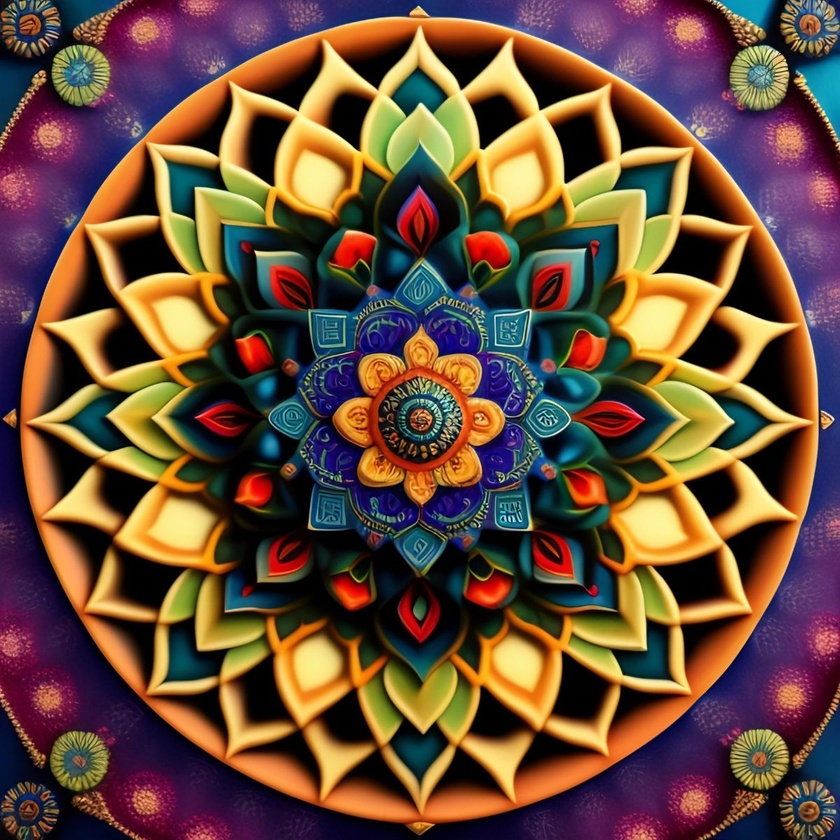
#> input picture HistogramEqualisationA2_DIP/design.jpg, 840 x 840 px, shrunk from 1200 x 1200 before the run, found by its file name
$ jupyter execute --allow-errors Histogram_equalisation.ipynb
#> lines starting #> are read from the running program, lines starting #| are printed output that depends on the picture
[cell 1]
import cv2
import matplotlib.pyplot as plt

image = cv2.imread('/content/design.jpg', cv2.IMREAD_GRAYSCALE)
#> image: shape (840, 840); min 0, max 255, mean 83.4
equalized_image = cv2.equalizeHist(image)
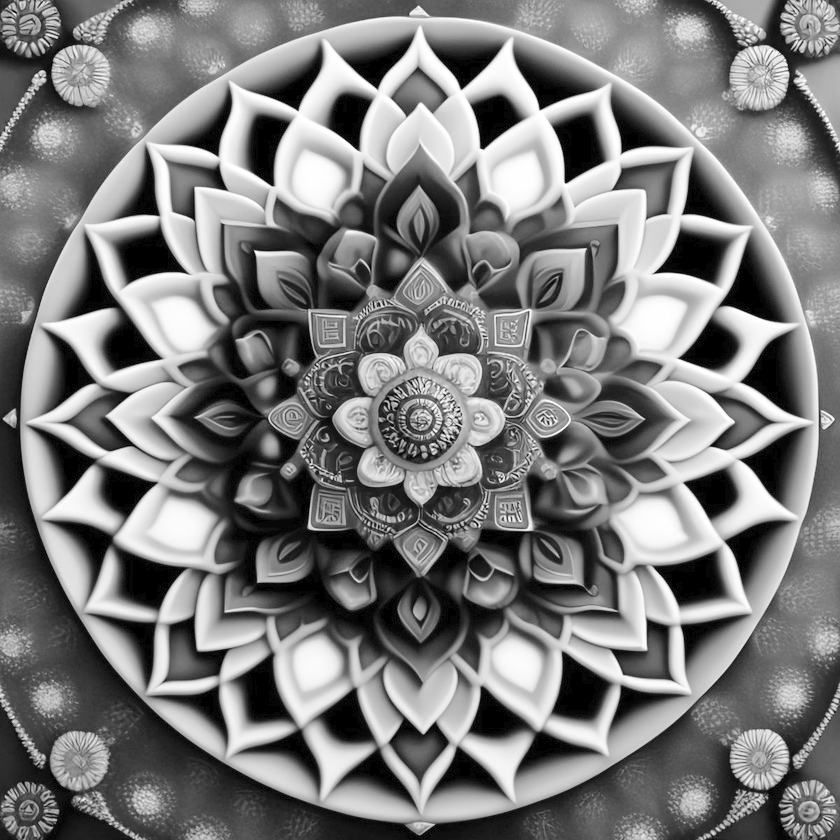
#> equalized_image: shape (840, 840); min 0, max 255, mean 124
#> (the rest of this cell did not finish here and is left out)

[cell 2]
import cv2
import numpy as np
import matplotlib.pyplot as plt

image = cv2.imread('/content/design.jpg')
#> image is the input picture: shape (840, 840, 3); mean B, G, R 58.9, 77.1, 105.3
def brighten_image(img, value=50):
#> called with value = 50
    hsv = cv2.cvtColor(img, cv2.COLOR_BGR2HSV)
#> hsv: shape (840, 840, 3); mean H, S, V 65.5, 180.8, 120
    h, s, v = cv2.split(hsv)
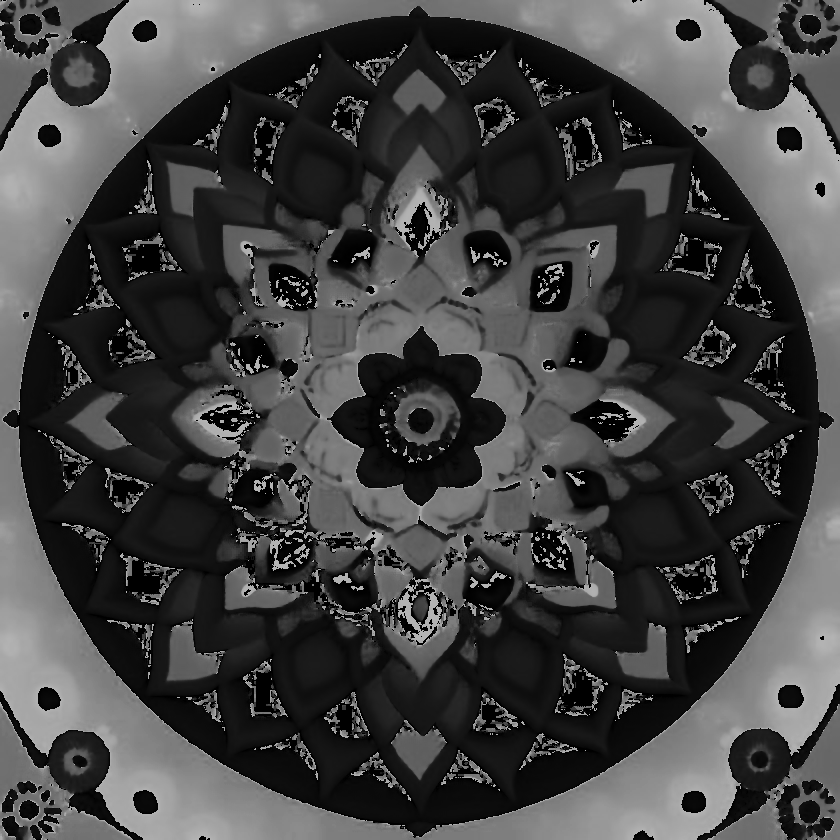
#> h: shape (840, 840); min 0, max 179, mean 65.5
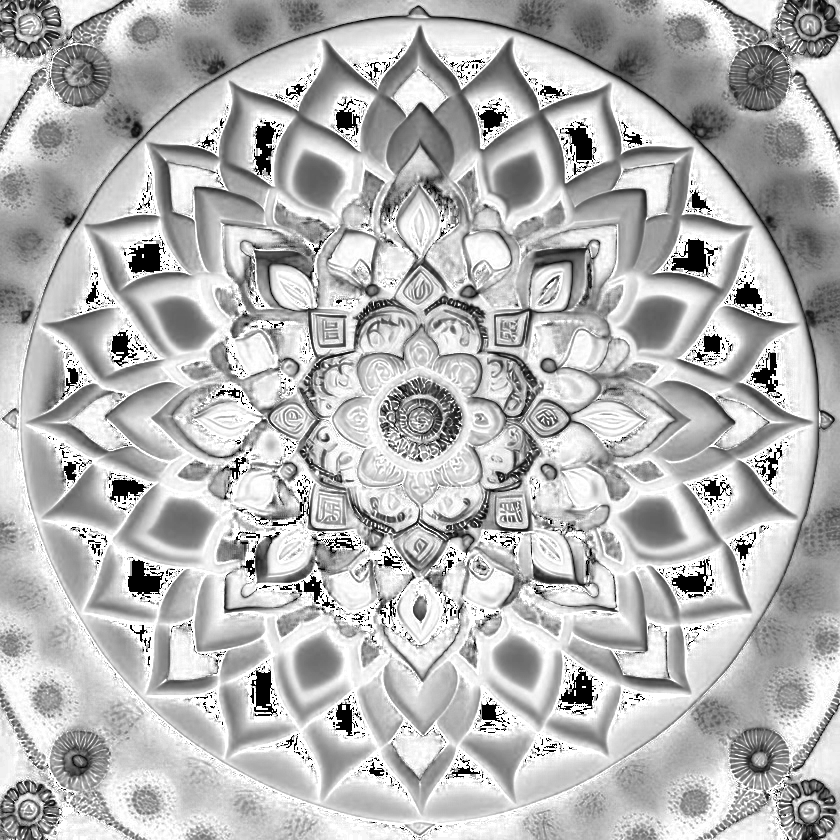
#> s: shape (840, 840); min 0, max 255, mean 180.8
    v = cv2.add(v, value)
    v = np.clip(v, 0, 255)
    final_hsv = cv2.merge((h, s, v))
#> final_hsv: shape (840, 840, 3); mean H, S, V 65.5, 180.8, 162.5
    brightened_img = cv2.cvtColor(final_hsv, cv2.COLOR_HSV2BGR)
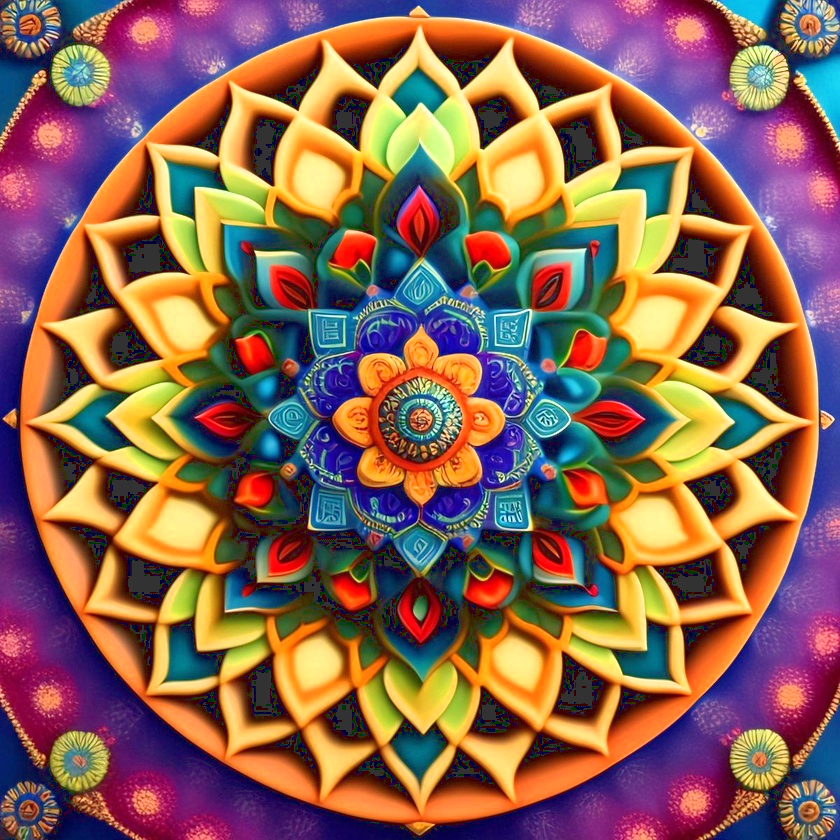
#> brightened_img: shape (840, 840, 3); mean B, G, R 83.7, 100, 136.9
    return brightened_img


def darken_image(img, value=50):
#> called with value = 50
    hsv = cv2.cvtColor(img, cv2.COLOR_BGR2HSV)
    h, s, v = cv2.split(hsv)
    v = cv2.subtract(v, value)
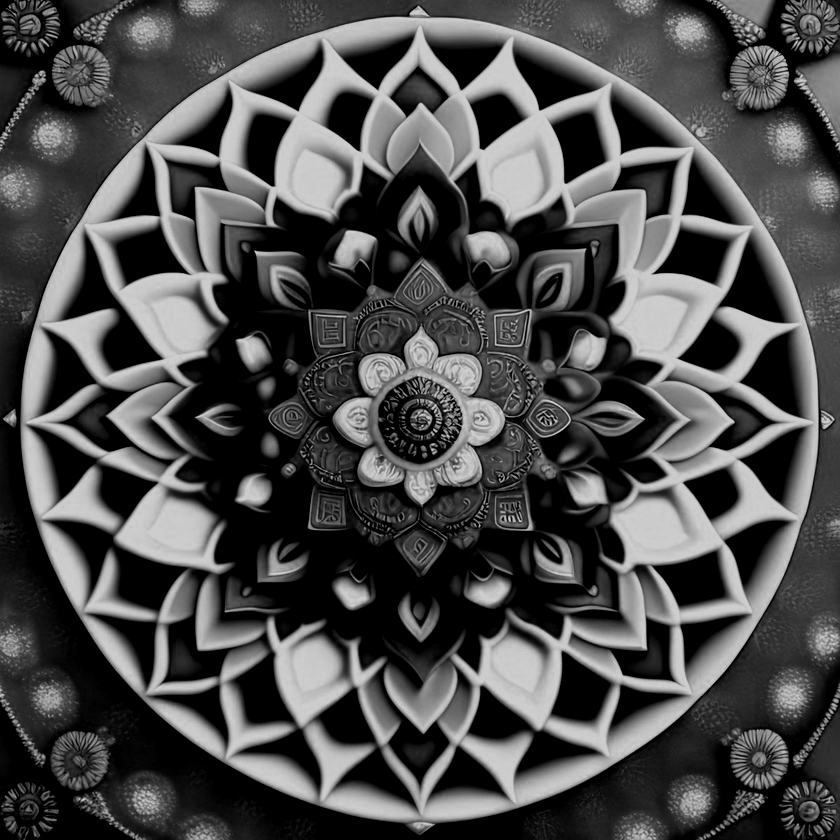
#> v: shape (840, 840); min 0, max 205, mean 77.4
    v = np.clip(v, 0, 255)
    final_hsv = cv2.merge((h, s, v))
#> final_hsv: shape (840, 840, 3); mean H, S, V 65.5, 180.8, 77.4
    darkened_img = cv2.cvtColor(final_hsv, cv2.COLOR_HSV2BGR)
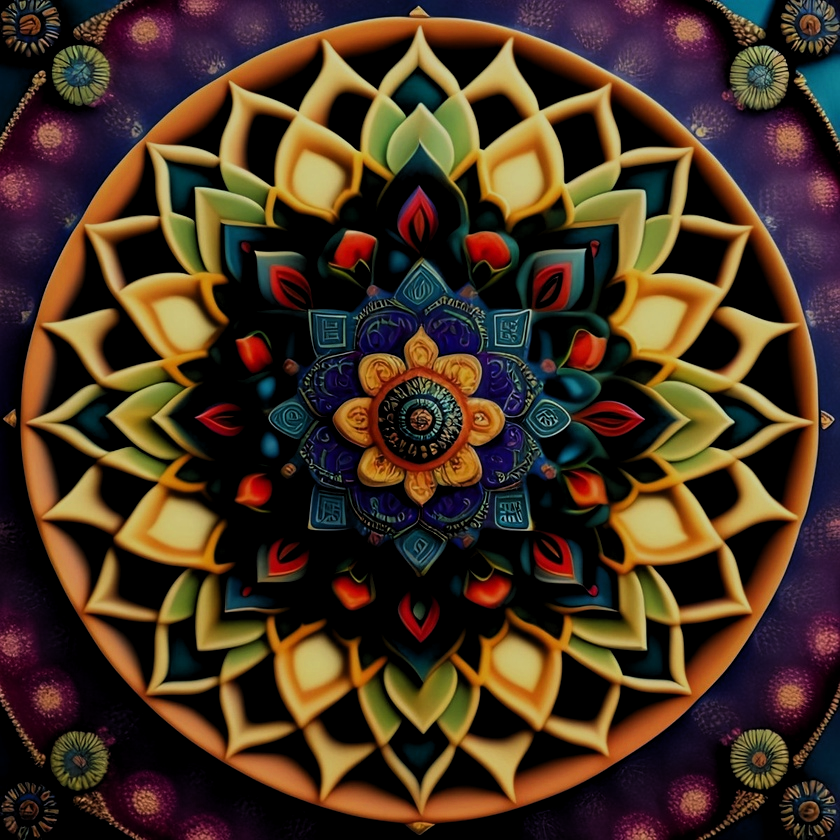
#> darkened_img: shape (840, 840, 3); mean B, G, R 34.8, 51.6, 71.1
    return darkened_img


brightened_image = brighten_image(image, value=50)
darkened_image = darken_image(image, value=50)

cv2.imwrite('brightened_image.jpg', brightened_image)
cv2.imwrite('darkened_image.jpg', darkened_image)

fig, axs = plt.subplots(1, 3, figsize=(15, 5))

axs[0].imshow(cv2.cvtColor(image, cv2.COLOR_BGR2RGB))
axs[0].set_title('Original Image')
axs[0].axis('off')

axs[1].imshow(cv2.cvtColor(brightened_image, cv2.COLOR_BGR2RGB))
axs[1].set_title('Brightened Image')
axs[1].axis('off')
axs[2].imshow(cv2.cvtColor(darkened_image, cv2.COLOR_BGR2RGB))
axs[2].set_title('Darkened Image')
axs[2].axis('off')

plt.show()
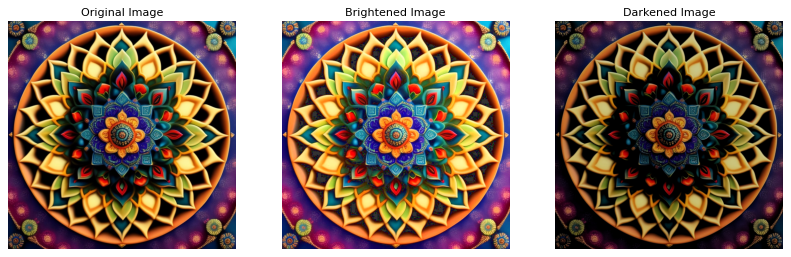
#> figure drawn by matplotlib, 3 panels

$ run again, with HistogramEqualisationA2_DIP/changed_image.png saved as HistogramEqualisationA2_DIP/design.jpg
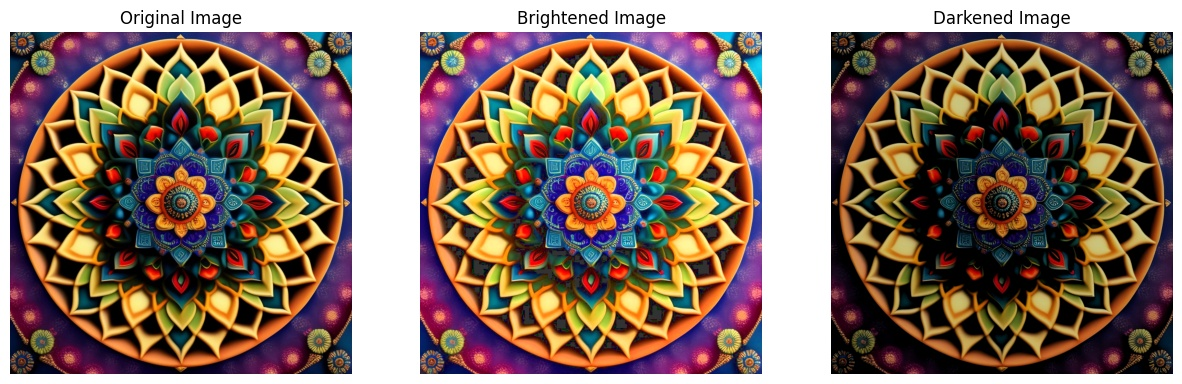
#> input picture HistogramEqualisationA2_DIP/changed_image.png, 1182 x 384 px, found by its file name
#> image is the input picture: shape (384, 1182, 3); mean B, G, R 102.5, 115.6, 137.2
#> hsv: shape (384, 1182, 3); mean H, S, V 52.9, 138.9, 148
#> in darken_image, `darkened_img = cv2.cvtColor(final_hsv, cv2.COLOR_HSV2BGR)`:
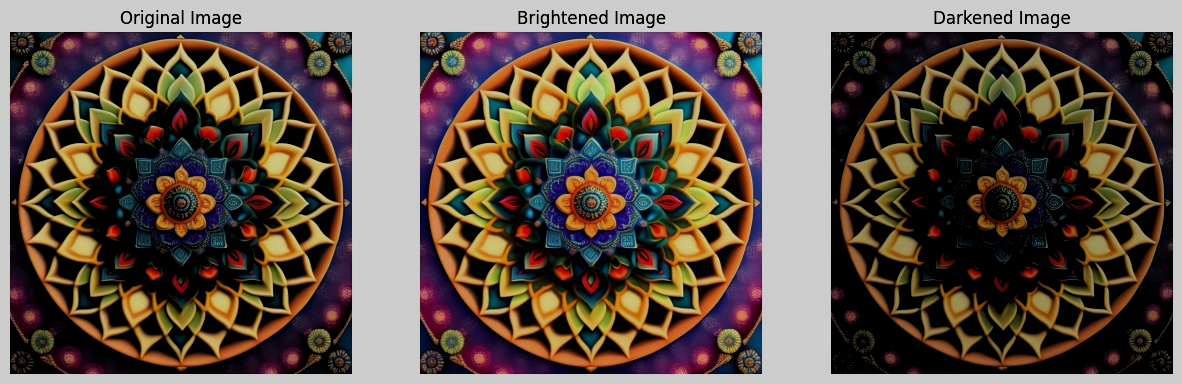
#> darkened_img: shape (384, 1182, 3); mean B, G, R 73, 84.4, 98.8
#> `plt.show()`:
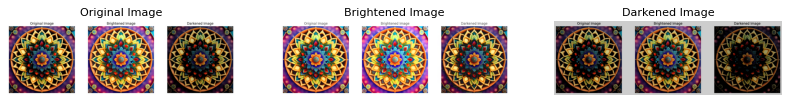
#> figure drawn by matplotlib, 3 panels
